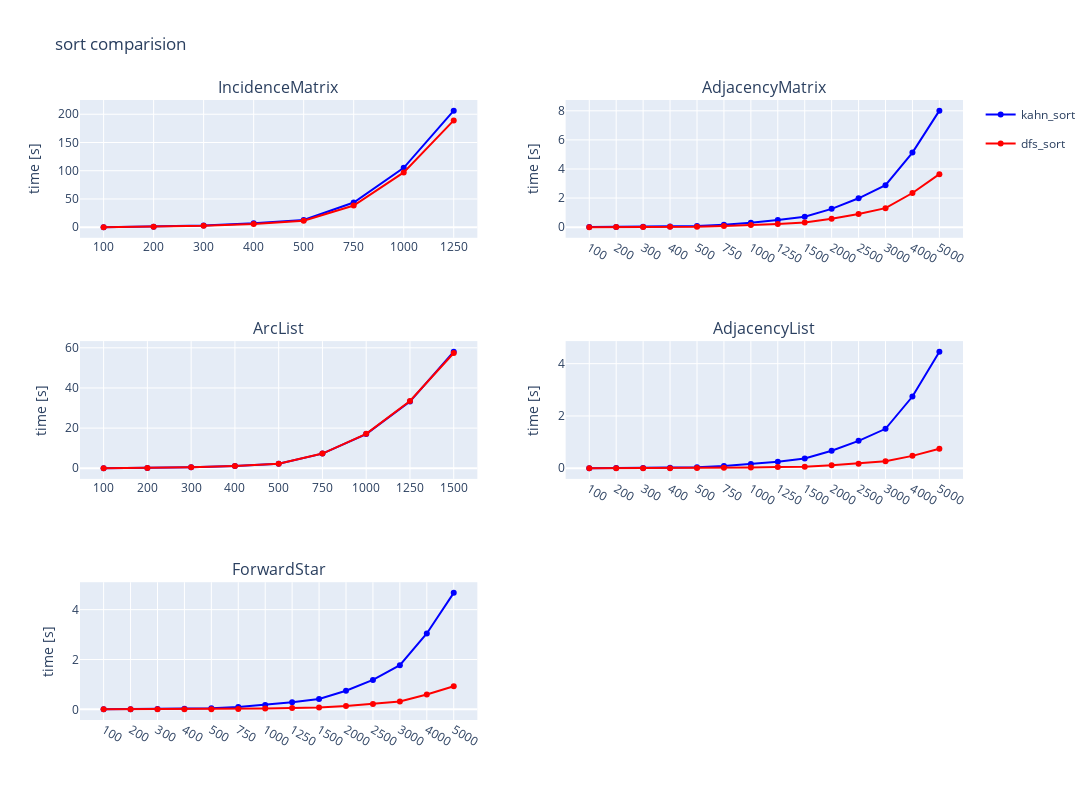

Here is the notebook cell this chart was saved with:
### Code cell
compareSortTimesForGraphRepresentation(times, "sort comparision")

### Figure 1 — Plotly figure (JSON) as saved in the notebook; plotly's stock layout.template omitted (floating-point values rounded to 4 significant figures)
{"data": [{"legendgroup": "kahn_sort", "marker": {"color": "blue"}, "name": "kahn_sort", "showlegend": true, "text": ["0.1", "0.83", "2.812", "6.777", "12.843", "43.612", "105.062", "206.415"], "type": "scatter", "x": ["100", "200", "300", "400", "500", "750", "1000", "1250"], "xaxis": "x", "y": [0.1001, 0.8303, 2.812, 6.777, 12.84, 43.61, 105.1, 206.4], "yaxis": "y"}, {"legendgroup": "dfs_sort", "marker": {"color": "red"}, "name": "dfs_sort", "showlegend": true, "text": ["0.088", "0.684", "2.368", "5.697", "11.286", "38.384", "96.983", "189.15"], "type": "scatter", "x": ["100", "200", "300", "400", "500", "750", "1000", "1250"], "xaxis": "x", "y": [0.08847, 0.6838, 2.368, 5.697, 11.29, 38.38, 96.98, 189.2], "yaxis": "y"}, {"legendgroup": "kahn_sort", "marker": {"color": "blue"}, "name": "kahn_sort", "showlegend": false, "text": ["0.003", "0.01", "0.028", "0.046", "0.072", "0.167", "0.302", "0.492", "0.711", "1.259", "1.984", "2.882", "5.126", "8.011"], "type": "scatter", "x": ["100", "200", "300", "400", "500", "750", "1000", "1250", "1500", "2000", "2500", "3000", "4000", "5000"], "xaxis": "x2", "y": [0.002995, 0.01001, 0.02839, 0.04604, 0.07207, 0.1672, 0.302, 0.4924, 0.7106, 1.259, 1.984, 2.882, 5.126, 8.011], "yaxis": "y2"}, {"legendgroup": "dfs_sort", "marker": {"color": "red"}, "name": "dfs_sort", "showlegend": false, "text": ["0.001", "0.005", "0.013", "0.022", "0.034", "0.083", "0.144", "0.224", "0.324", "0.574", "0.905", "1.306", "2.348", "3.644"], "type": "scatter", "x": ["100", "200", "300", "400", "500", "750", "1000", "1250", "1500", "2000", "2500", "3000", "4000", "5000"], "xaxis": "x2", "y": [0.0009918, 0.005005, 0.01301, 0.02202, 0.03403, 0.08314, 0.1436, 0.2242, 0.3243, 0.5735, 0.9051, 1.306, 2.348, 3.644], "yaxis": "y2"}, {"legendgroup": "kahn_sort", "marker": {"color": "blue"}, "name": "kahn_sort", "showlegend": false, "text": ["0.021", "0.143", "0.542", "1.126", "2.265", "7.313", "17.012", "33.197", "58.027"], "type": "scatter", "x": ["100", "200", "300", "400", "500", "750", "1000", "1250", "1500"], "xaxis": "x3", "y": [0.021, 0.1428, 0.5424, 1.126, 2.265, 7.313, 17.01, 33.2, 58.03], "yaxis": "y3"}, {"legendgroup": "dfs_sort", "marker": {"color": "red"}, "name": "dfs_sort", "showlegend": false, "text": ["0.017", "0.137", "0.486", "1.128", "2.238", "7.317", "17.176", "33.515", "57.387"], "type": "scatter", "x": ["100", "200", "300", "400", "500", "750", "1000", "1250", "1500"], "xaxis": "x3", "y": [0.01729, 0.1371, 0.4864, 1.128, 2.238, 7.317, 17.18, 33.51, 57.39], "yaxis": "y3"}, {"legendgroup": "kahn_sort", "marker": {"color": "blue"}, "name": "kahn_sort", "showlegend": false, "text": ["0.001", "0.005", "0.013", "0.021", "0.035", "0.085", "0.16", "0.253", "0.37", "0.671", "1.048", "1.508", "2.743", "4.455"], "type": "scatter", "x": ["100", "200", "300", "400", "500", "750", "1000", "1250", "1500", "2000", "2500", "3000", "4000", "5000"], "xaxis": "x4", "y": [0.001002, 0.005005, 0.01301, 0.02102, 0.03503, 0.08508, 0.1601, 0.2532, 0.3703, 0.6707, 1.048, 1.508, 2.743, 4.455], "yaxis": "y4"}, {"legendgroup": "dfs_sort", "marker": {"color": "red"}, "name": "dfs_sort", "showlegend": false, "text": ["0.0", "0.001", "0.003", "0.004", "0.006", "0.015", "0.027", "0.043", "0.062", "0.11", "0.177", "0.271", "0.473", "0.749"], "type": "scatter", "x": ["100", "200", "300", "400", "500", "750", "1000", "1250", "1500", "2000", "2500", "3000", "4000", "5000"], "xaxis": "x4", "y": [0, 0.001002, 0.003003, 0.004004, 0.006006, 0.01501, 0.02702, 0.04304, 0.06206, 0.1101, 0.1766, 0.2712, 0.4734, 0.7487], "yaxis": "y4"}, {"legendgroup": "kahn_sort", "marker": {"color": "blue"}, "name": "kahn_sort", "showlegend": false, "text": ["0.001", "0.005", "0.015", "0.025", "0.04", "0.096", "0.179", "0.282", "0.417", "0.746", "1.182", "1.771", "3.045", "4.673"], "type": "scatter", "x": ["100", "200", "300", "400", "500", "750", "1000", "1250", "1500", "2000", "2500", "3000", "4000", "5000"], "xaxis": "x5", "y": [0.001001, 0.005005, 0.01501, 0.02502, 0.04004, 0.09609, 0.1792, 0.2823, 0.4171, 0.7457, 1.182, 1.771, 3.045, 4.673], "yaxis": "y5"}, {"legendgroup": "dfs_sort", "marker": {"color": "red"}, "name": "dfs_sort", "showlegend": false, "text": ["0.0", "0.001", "0.003", "0.005", "0.009", "0.018", "0.034", "0.057", "0.076", "0.138", "0.216", "0.313", "0.597", "0.927"], "type": "scatter", "x": ["100", "200", "300", "400", "500", "750", "1000", "1250", "1500", "2000", "2500", "3000", "4000", "5000"], "xaxis": "x5", "y": [0, 0.001001, 0.003003, 0.004902, 0.009009, 0.01802, 0.03403, 0.05705, 0.07607, 0.1381, 0.2162, 0.3133, 0.5965, 0.9268], "yaxis": "y5"}], "layout": {"annotations": [{"font": {"size": 16}, "showarrow": false, "text": "IncidenceMatrix", "x": 0.225, "xanchor": "center", "xref": "paper", "y": 1, "yanchor": "bottom", "yref": "paper"}, {"font": {"size": 16}, "showarrow": false, "text": "AdjacencyMatrix", "x": 0.775, "xanchor": "center", "xref": "paper", "y": 1, "yanchor": "bottom", "yref": "paper"}, {"font": {"size": 16}, "showarrow": false, "text": "ArcList", "x": 0.225, "xanchor": "center", "xref": "paper", "y": 0.6111, "yanchor": "bottom", "yref": "paper"}, {"font": {"size": 16}, "showarrow": false, "text": "AdjacencyList", "x": 0.775, "xanchor": "center", "xref": "paper", "y": 0.6111, "yanchor": "bottom", "yref": "paper"}, {"font": {"size": 16}, "showarrow": false, "text": "ForwardStar", "x": 0.225, "xanchor": "center", "xref": "paper", "y": 0.2222, "yanchor": "bottom", "yref": "paper"}], "height": 800, "title": {"text": "sort comparision"}, "width": 1200, "xaxis": {"anchor": "y", "domain": [0, 0.45]}, "xaxis2": {"anchor": "y2", "domain": [0.55, 1]}, "xaxis3": {"anchor": "y3", "domain": [0, 0.45]}, "xaxis4": {"anchor": "y4", "domain": [0.55, 1]}, "xaxis5": {"anchor": "y5", "domain": [0, 0.45]}, "xaxis6": {"anchor": "y6", "domain": [0.55, 1]}, "yaxis": {"anchor": "x", "domain": [0.7778, 1], "title": {"text": "time [s]"}}, "yaxis2": {"anchor": "x2", "domain": [0.7778, 1], "title": {"text": "time [s]"}}, "yaxis3": {"anchor": "x3", "domain": [0.3889, 0.6111], "title": {"text": "time [s]"}}, "yaxis4": {"anchor": "x4", "domain": [0.3889, 0.6111], "title": {"text": "time [s]"}}, "yaxis5": {"anchor": "x5", "domain": [0, 0.2222], "title": {"text": "time [s]"}}, "yaxis6": {"anchor": "x6", "domain": [0, 0.2222]}}}
